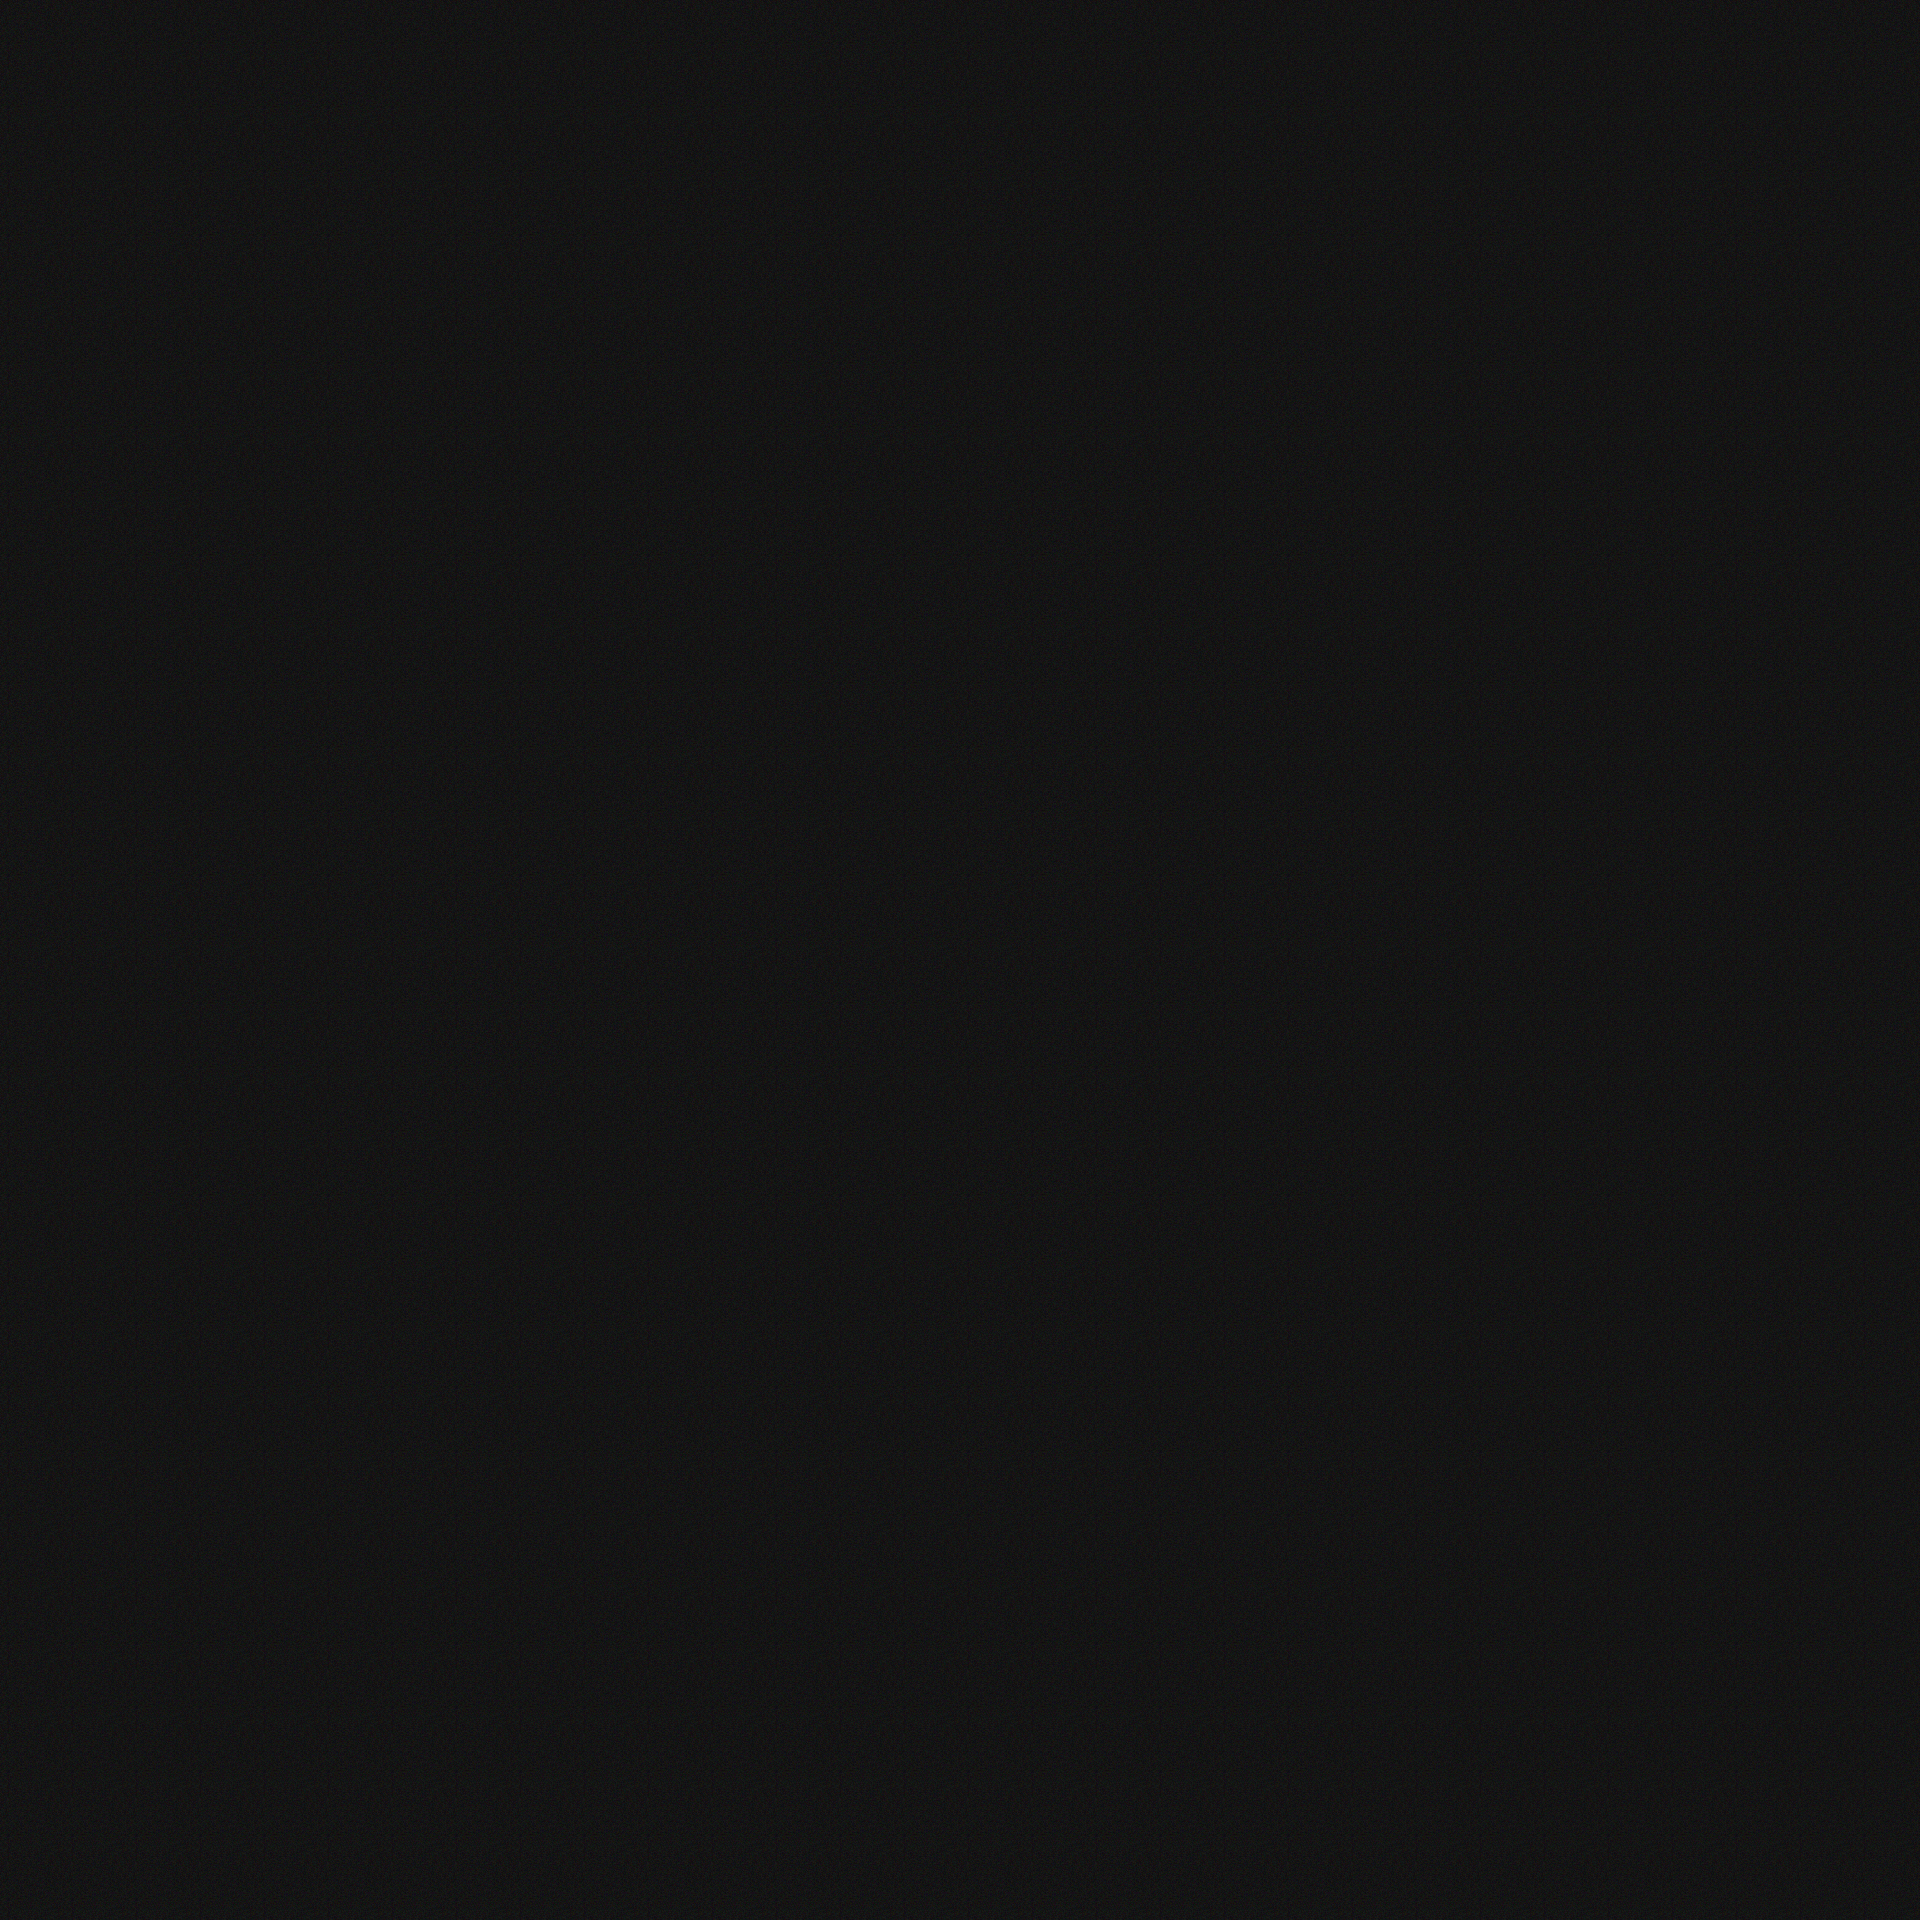

A level layout from a 2D game, rendered from its tile map. Below: a short description, then the map file with tile-grid data replaced by summaries:
An orthogonal 30x30 tile map with 64x64 px tiles, 1 tile layer (base) and 1 object (player).

<map version="1.0" orientation="orthogonal" width="30" height="30" tilewidth="64" tileheight="64">
 <tileset firstgid="1" name="tileMap_neighborhood" tilewidth="64" tileheight="64" spacing="1">
  <image source="tileMap_neighborhood.png" width="844" height="649" />
 </tileset>
 <layer name="base" width="30" height="30">
  <data>[900 cells, 900 non-empty, 1 distinct tile ids]</data>
 </layer>
 <objectgroup name="player" width="30" height="30">
  <object name="player" x="192" y="128" width="64" height="64" />
 </objectgroup>
</map>
